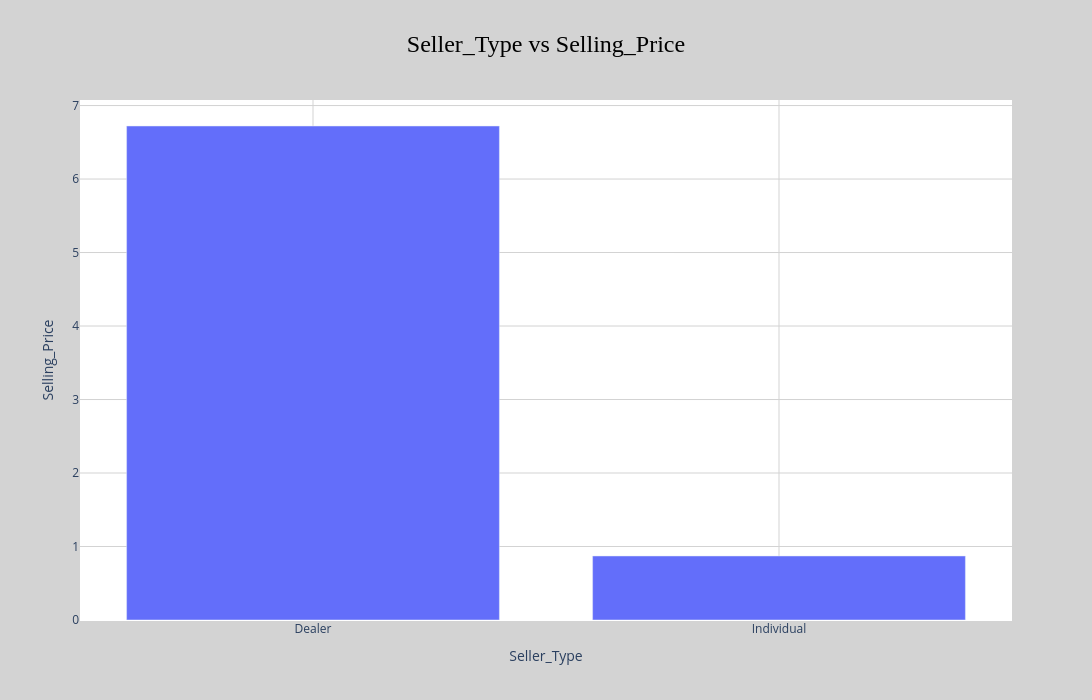

The notebook cell this image was saved under:
### Markdown cell above
In this data:<br>
Diesel has a higher average price<br>
But in principle gasoline cars have a higher price.

### Code cell
fig = px.bar(
    data_frame=df.groupby(["Seller_Type"])["Selling_Price"].mean().reset_index(),
    x="Seller_Type",
    y="Selling_Price",
    title="Seller_Type vs Selling_Price",
    height=700,
    width=1400,
)
fig.update_layout(
    title=dict(
        x=0.5,
        y=0.95,
        xanchor="center",
        yanchor="top",
        font=dict(size=24, color="black", family="Arial Black"),
    )
)
fig.update_layout(plot_bgcolor="white", paper_bgcolor="lightgray")
fig.update_xaxes(showgrid=True, gridcolor="lightgray", gridwidth=1)
fig.update_yaxes(showgrid=True, gridcolor="lightgray", gridwidth=1)
fig.show()

### Figure 1 — Plotly figure (JSON) as saved in the notebook; plotly's stock layout.template omitted (floating-point values rounded to 4 significant figures)
{"data": [{"hovertemplate": "Seller_Type=%{x}<br>Selling_Price=%{y}<extra></extra>", "legendgroup": "", "marker": {"color": "#636efa", "pattern": {"shape": ""}}, "name": "", "orientation": "v", "showlegend": false, "textposition": "auto", "type": "bar", "x": ["Dealer", "Individual"], "xaxis": "x", "y": [6.722, 0.8709], "yaxis": "y"}], "layout": {"barmode": "relative", "height": 700, "legend": {"tracegroupgap": 0}, "paper_bgcolor": "lightgray", "plot_bgcolor": "white", "title": {"font": {"color": "black", "family": "Arial Black", "size": 24}, "text": "Seller_Type vs Selling_Price", "x": 0.5, "xanchor": "center", "y": 0.95, "yanchor": "top"}, "width": 1400, "xaxis": {"anchor": "y", "domain": [0, 1], "gridcolor": "lightgray", "gridwidth": 1, "showgrid": true, "title": {"text": "Seller_Type"}}, "yaxis": {"anchor": "x", "domain": [0, 1], "gridcolor": "lightgray", "gridwidth": 1, "showgrid": true, "title": {"text": "Selling_Price"}}}}
